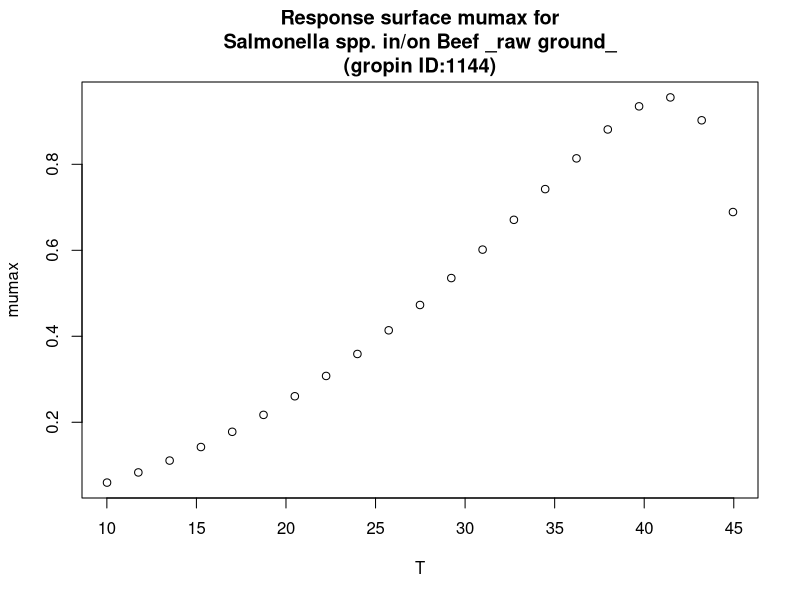

This figure's R source:
#############################
# start of Parameter script
#############################
T <- seq(10.01,44.955044955045,length.out=21)
#############################
# end of Parameter script
#############################
############################# 
# start of Model script Gropin ID 1144 
#############################
 
# constant coefficients for this model
 
variables <- data.frame(T)
argumentsPar <- expand.grid(variables)
 
# heart of the model
response_surface <- function(T) {
   mumax <-6.44*(10^-4)*((T-0.38)^2)*(1-exp(0.3837*(T-46.97)))

return(mumax=mumax)
} 

# output parameters
responseSurface <- cbind(argumentsPar,response_surface(argumentsPar['T']))
colnames(responseSurface) <- c(colnames(argumentsPar),'mumax')
#############################
# End of Model script
#############################
############################# 
# start of Visualisation script Gropin ID 1144 
#############################
plot(T,responseSurface$'mumax',xlab='T',
                          ylab='mumax',main='Response surface mumax for
Salmonella spp. in/on Beef _raw ground_
(gropin ID:1144)')
#############################
# End of Visualisation script
#############################
